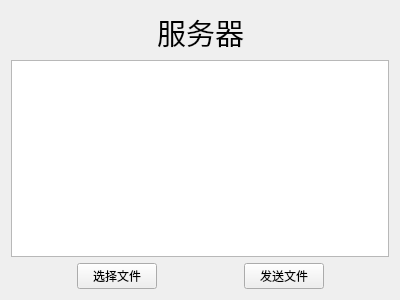
<?xml version="1.0" encoding="UTF-8"?>
<ui version="4.0">
 <class>ServerWidget</class>
 <widget class="QWidget" name="ServerWidget">
  <property name="geometry">
   <rect>
    <x>0</x>
    <y>0</y>
    <width>400</width>
    <height>300</height>
   </rect>
  </property>
  <property name="windowTitle">
   <string>ServerWidget</string>
  </property>
  <layout class="QGridLayout" name="gridLayout">
   <item row="0" column="0" colspan="2">
    <spacer name="horizontalSpacer">
     <property name="orientation">
      <enum>Qt::Horizontal</enum>
     </property>
     <property name="sizeHint" stdset="0">
      <size>
       <width>87</width>
       <height>20</height>
      </size>
     </property>
    </spacer>
   </item>
   <item row="0" column="2" colspan="3">
    <widget class="QLabel" name="label">
     <property name="font">
      <font>
       <family>3ds</family>
       <pointsize>22</pointsize>
      </font>
     </property>
     <property name="text">
      <string>服务器</string>
     </property>
     <property name="alignment">
      <set>Qt::AlignCenter</set>
     </property>
    </widget>
   </item>
   <item row="0" column="5" colspan="2">
    <spacer name="horizontalSpacer_2">
     <property name="orientation">
      <enum>Qt::Horizontal</enum>
     </property>
     <property name="sizeHint" stdset="0">
      <size>
       <width>86</width>
       <height>20</height>
      </size>
     </property>
    </spacer>
   </item>
   <item row="1" column="0" colspan="7">
    <widget class="QTextEdit" name="textEdit"/>
   </item>
   <item row="2" column="0">
    <spacer name="horizontalSpacer_3">
     <property name="orientation">
      <enum>Qt::Horizontal</enum>
     </property>
     <property name="sizeHint" stdset="0">
      <size>
       <width>39</width>
       <height>20</height>
      </size>
     </property>
    </spacer>
   </item>
   <item row="2" column="1" colspan="2">
    <widget class="QPushButton" name="pushButtonFile">
     <property name="text">
      <string>选择文件</string>
     </property>
    </widget>
   </item>
   <item row="2" column="3">
    <spacer name="horizontalSpacer_4">
     <property name="orientation">
      <enum>Qt::Horizontal</enum>
     </property>
     <property name="sizeHint" stdset="0">
      <size>
       <width>88</width>
       <height>20</height>
      </size>
     </property>
    </spacer>
   </item>
   <item row="2" column="4" colspan="2">
    <widget class="QPushButton" name="pushButtonSend">
     <property name="text">
      <string>发送文件</string>
     </property>
    </widget>
   </item>
   <item row="2" column="6">
    <spacer name="horizontalSpacer_5">
     <property name="orientation">
      <enum>Qt::Horizontal</enum>
     </property>
     <property name="sizeHint" stdset="0">
      <size>
       <width>38</width>
       <height>20</height>
      </size>
     </property>
    </spacer>
   </item>
  </layout>
 </widget>
 <layoutdefault spacing="6" margin="11"/>
 <resources/>
 <connections/>
</ui>
